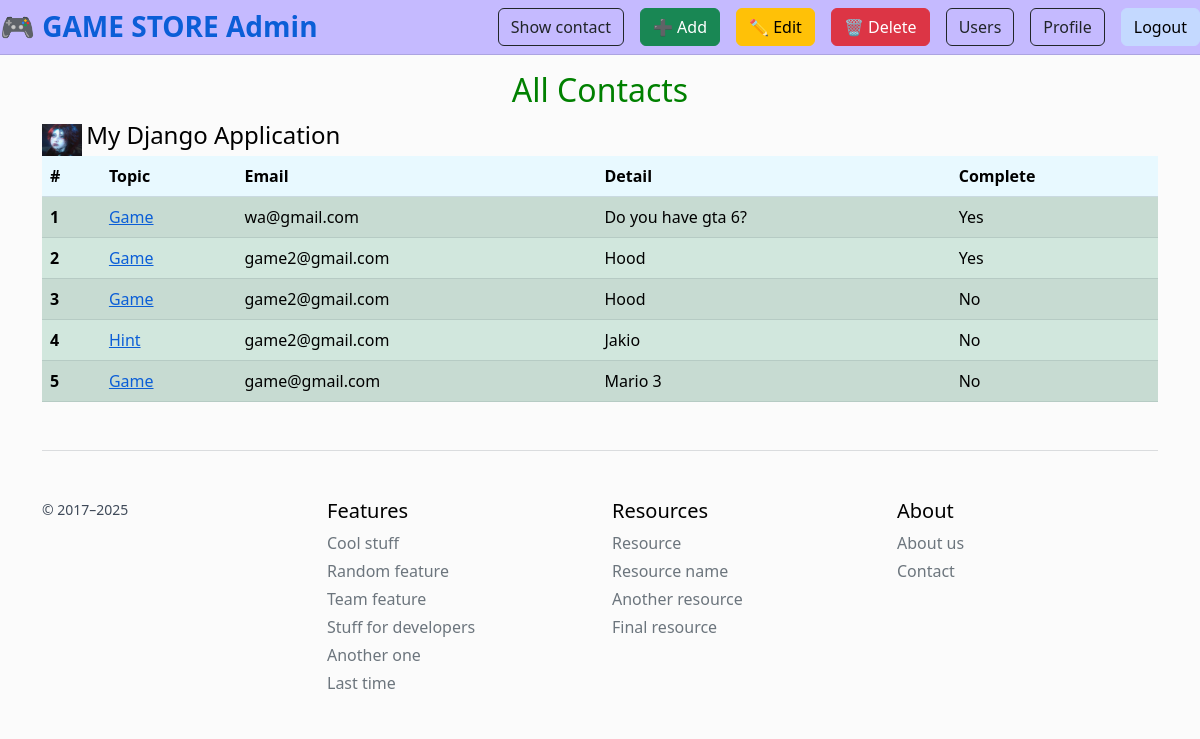
/showcontact/ (signed in), run on the app's committed database.
### myapp/models.py (models this page shows, shortened)
class Contact(models.Model):
    topic = models.CharField(max_length=200)
    email = models.EmailField()
    detail = models.TextField()
    complete = models.BooleanField(default=False)

### myapp/views.py (the view)
# urls.py: path('showcontact/', showContact, name='showcontact-page'),
@login_required
@user_passes_test(is_admin)
def showContact(request):
    allcontact = Contact.objects.all().order_by('-id')  # newest first
    context = {'contact': allcontact}
    return render(request, 'myapp/showcontact.html', context)

### myapp/views.py (called while the page is built)
def is_admin(user):
    return user.is_staff or user.is_superuser

### myapp/template/myapp/showcontact.html
{% extends 'myapp/base.html' %}
{% load static %}
{% block myheader %}
<center><h2>All Contacts</h2></center>
{% endblock myheader %}
{% block content %}
<table class="table table-success table-striped">
  <thead>
    <tr>
      <th>#</th>
      <th>Topic</th>
      <th>Email</th>
      <th>Detail</th>
      <th>Complete</th>
    </tr>
  </thead>
  <tbody>
    {% for data in contact %}
    <tr>
      <th scope="row">{{ forloop.counter }}</th>
      <td>
        <a href="{% url 'action-page' data.id %}">{{ data.topic }}</a>
      </td>
      <td>{{ data.email }}</td>
      <td>{{ data.detail }}</td>
      <td>{% if data.complete %}Yes{% else %}No{% endif %}</td>
    </tr>
    {% empty %}
    <tr>
      <td colspan="5" class="text-center">No contacts found</td>
    </tr>
    {% endfor %}
  </tbody>
</table>
{% endblock content %}

### static/css/myCss.css (style rules this page uses)
h2 { color:green; }

### myapp/template/myapp/base.html (style rules this page uses)
:root { --bg: #FBFBFB; --bg-elev: #E8F9FF; --card-bg: #FFFFFF; --text: #000000; --muted: #3f4a59; --accent: #C5BAFF; --accent-2: #C4D9FF; --border: rgba(31, 41, 55, .15); }
html, body { background-color: var(--bg); color: var(--text); }
a { color: #0b5ed7; }
table.table { background-color: var(--card-bg); color: var(--text); border-color: var(--border); }
table.table thead th { background-color: var(--bg-elev); color: #000; border-color: var(--border); }
table.table tbody tr { border-color: var(--border); }
table.table tbody tr:nth-child(odd) { background-color: #F7FBFF; }
table.table tbody tr:nth-child(even) { background-color: #FFFFFF; }

### data on the page
Contact: topic "Game", email "wa@gmail.com", detail "Do you have gta 6?", complete "Yes"
Contact: topic "Game", email "game2@gmail.com", detail "Hood", complete "Yes"
Contact: topic "Game", email "game2@gmail.com", detail "Hood", complete "No"
Contact: topic "Hint", email "game2@gmail.com", detail "Jakio", complete "No"
Contact: topic "Game", email "game@gmail.com", detail "Mario 3", complete "No"
